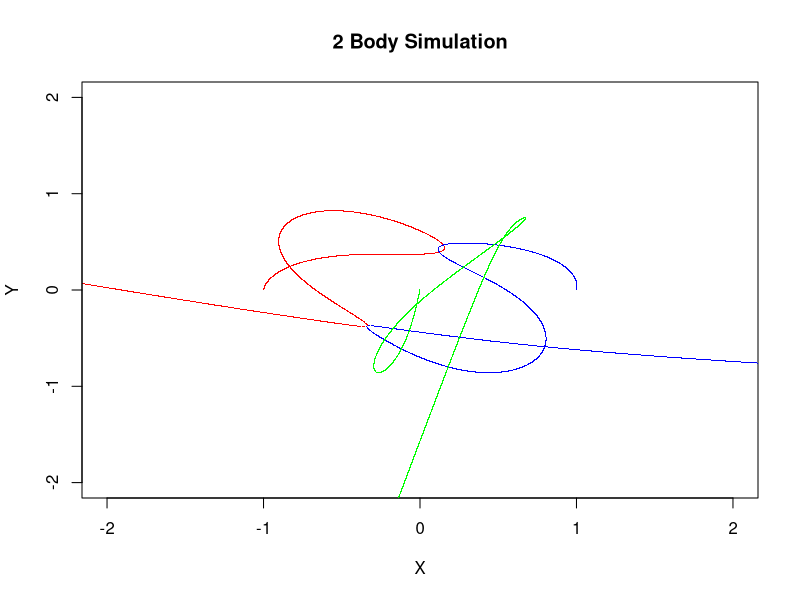

The R script that drew this image:
#work in progress, gives results tho
#G <- 6.6743*10^(-11) # Newton's Gravitational Constant
G <- 1
#M1 <- 1.9891*10^(30) # Sun's Mass
M1 <- 1
X1 <- -1
#Vx1 <- 0
Vx1 <- 0.080584
Ax1 <- 0
Y1 <- 0
#Vy1 <- 0
Vy1 <- 0.588836
Ay1 <- 0


#M2 <- 5.972*10^(24) # Earth's Mass
M2 <- 1
#X2 <- 1.4960*10^(11) # Earth's Distance
X2 <- 1
#Vx2 <- 0
Vx2 <- 0.080584
Ax2 <- 0
Y2 <- 0
#Vy2 <- 29.78 * 10^3 # Earth's Velocity
Vy2 <- 0.588836
Ay2 <- 0


#M3 <- 7.347*10^(22) # Moon's Mass
M3 <- 1
#X3 <- 1.4960*10^(11) + 384000 # Moons's Distance
X3 <- 0
#Vx3 <- 0
Vx3 <- -2*0.080584
Ax3 <- 0
Y3 <- 0
#Vy3 <- 29.78 * 10^3 + 1000 # Moon's Velocity
Vy3 <- -2*0.588836
Ay3 <- 0


detT <- 0.00001

N <- 1500000


#Now we need to create force functions

FORCEMag <- function(m1, m2, x1, x2, y1, y2) {
  mag <- (G*m1*m2) / ((x1 - x2)^2 + (y1 - y2)^2)
  return(mag)
}
#Newton's Law of Gravitation (there is no need to the big constant G here)
Cosine <- function(x1,x2,y1,y2){
    (x1-x2)/sqrt((x1-x2)^2+(y1-y2)^2)
}
Sine <- function(x1,x2,y1,y2){
    (y1-y2)/sqrt((x1-x2)^2+(y1-y2)^2)
}


FORCE_X <- function(m1, m2, x1, x2, y1, y2){
    Cosine(x1,x2,y1,y2)*FORCEMag(m1, m2, x1, x2, y1, y2) 
}# Cosine (ratio) Multiplied by mag

FORCE_Y <- function(m1, m2, x1, x2, y1, y2){
    Sine(x1,x2,y1,y2)*FORCEMag(m1, m2, x1, x2, y1, y2)
}# Sine (ratio) Multiplied by mag


a <- 0


X1Pos <- c(rep(NA,N/150))
Y1Pos <- c(rep(NA,N/150))
X2Pos <- c(rep(NA,N/150))
Y2Pos <- c(rep(NA,N/150))
X3Pos <- c(rep(NA,N/150))
Y3Pos <- c(rep(NA,N/150))
#X1Vel <- c()
#Y1Vel <- c()
#X2Vel <- c()
#Y2Vel <- c()
#X3Vel <- c()
#Y3Vel <- c()
#X1Acc <- c()
#Y1Acc <- c()
#X2Acc <- c()
#Y2Acc <- c()
#X3Acc <- c()
#Y3Acc <- c()

for(i in 0:N) {                    
    F1 <- FORCE_X(M1, M2, X1, X2, Y1, Y2)
    F2 <- FORCE_X(M1, M3, X1, X3, Y1, Y3)
    F3 <- FORCE_Y(M1, M2, X1, X2, Y1, Y2)
    F4 <- FORCE_Y(M1, M3, X1, X3, Y1, Y3)
    F5 <- FORCE_X(M2, M3, X2, X3, Y2, Y3)
    F6 <- FORCE_Y(M2, M3, X2, X3, Y2, Y3)
    
    Vx1 <- Vx1+Ax1*detT/2 #Half Step
    Vy1 <- Vy1+Ay1*detT/2 
    Vx2 <- Vx2+Ax2*detT/2 
    Vy2 <- Vy2+Ay2*detT/2 
    Vx3 <- Vx3+Ax3*detT/2 
    Vy3 <- Vy3+Ay3*detT/2 
    X1 <- X1+Vx1*detT
    Y1 <- Y1+Vy1*detT
    X2 <- X2+Vx2*detT
    Y2 <- Y2+Vy2*detT
    X3 <- X3+Vx3*detT
    Y3 <- Y3+Vy3*detT
    Ax1 <- -F1/M1 - F2/M1
    Ay1 <- -F3/M1 -F4/M1# Accelerations Update 1
    Ax2 <- F1/M2 -F5/M2
    Ay2 <- F3/M2-F6/M2 # Accelerations Update 2
    Ax3 <- F5/M3 + F2/M3
    Ay3 <- F6/M3 +F4/M3 # Accelerations Update 3
    Vx1 <- Vx1+Ax1*detT/2 #Second Half Step
    Vy1 <- Vy1+Ay1*detT/2 
    Vx2 <- Vx2+Ax2*detT/2 
    Vy2 <- Vy2+Ay2*detT/2 
    Vx3 <- Vx3+Ax3*detT/2 
    Vy3 <- Vy3+Ay3*detT/2 


#Now let us record all of our values into an array and save them for later
    if(i%%150 == 0){
    a <- a+1
    X1Pos[a] <- X1
    Y1Pos[a] <- Y1
    X2Pos[a] <- X2
    Y2Pos[a] <- Y2
    X3Pos[a] <- X3
    Y3Pos[a] <- Y3
    #X1Vel <- c(X1Vel, Vx1)
    #Y1Vel <- c(Y1Vel, Vy1)
    #X2Vel <- c(X2Vel, Vx2)
    #Y2Vel <- c(Y2Vel, Vy2)
    #X3Vel <- c(X3Vel, Vx3)
    #Y3Vel <- c(Y3Vel, Vy3)
    #X1Acc <- c(X1Acc, Ax1)
    #Y1Acc <- c(Y1Acc, Ay1)
    #X2Acc <- c(X2Acc, Ax2)
    #Y2Acc <- c(Y2Acc, Ay2)
    #X3Acc <- c(X3Acc, Ax3)
    #Y3Acc <- c(Y3Acc, Ay3)
    }
}


plot(X1Pos, Y1Pos, type = "p",pch='.', col = "red", xlab = "X",
     ylab = "Y", main = "2 Body Simulation",ylim = c(-2,2),xlim = c(-2,2))
points(X2Pos,Y2Pos, type = "p",pch='.', col = "blue")
points(X3Pos,Y3Pos, type = "p",pch='.', col = "green")
